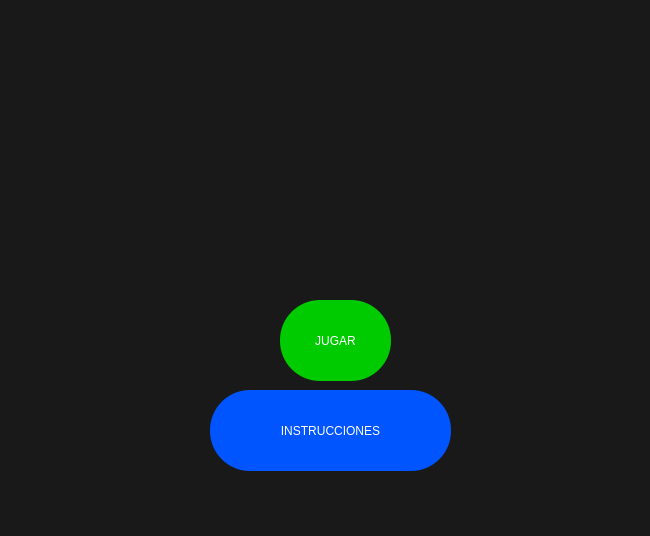
<?xml version="1.0" encoding="UTF-8"?>
<ui version="4.0">
 <class>PrincipalSimon</class>
 <widget class="QMainWindow" name="PrincipalSimon">
  <property name="geometry">
   <rect>
    <x>0</x>
    <y>0</y>
    <width>650</width>
    <height>536</height>
   </rect>
  </property>
  <property name="windowTitle">
   <string>Simon Dice</string>
  </property>
  <property name="windowIcon">
   <iconset>
    <normaloff>logo.jpeg</normaloff>logo.jpeg</iconset>
  </property>
  <property name="styleSheet">
   <string notr="true">background-color: rgb(25, 25, 25);</string>
  </property>
  <widget class="QWidget" name="centralwidget">
   <widget class="QPushButton" name="pushButton">
    <property name="geometry">
     <rect>
      <x>280</x>
      <y>300</y>
      <width>111</width>
      <height>81</height>
     </rect>
    </property>
    <property name="autoFillBackground">
     <bool>false</bool>
    </property>
    <property name="styleSheet">
     <string notr="true">border-radius: 40px;
font: 700 18pt &quot;Segoe UI&quot;;
color: rgb(255, 255, 255);
background-color: rgb(0, 203, 0);</string>
    </property>
    <property name="text">
     <string>JUGAR</string>
    </property>
    <property name="iconSize">
     <size>
      <width>115</width>
      <height>141</height>
     </size>
    </property>
    <property name="default">
     <bool>false</bool>
    </property>
   </widget>
   <widget class="QPushButton" name="pushButton_2">
    <property name="geometry">
     <rect>
      <x>210</x>
      <y>390</y>
      <width>241</width>
      <height>81</height>
     </rect>
    </property>
    <property name="styleSheet">
     <string notr="true">border-radius: 40px;
font: 700 18pt &quot;Segoe UI&quot;;
color: rgb(255, 255, 255);
background-color: rgb(0, 85, 255);</string>
    </property>
    <property name="text">
     <string>INSTRUCCIONES</string>
    </property>
   </widget>
   <widget class="QLabel" name="label">
    <property name="geometry">
     <rect>
      <x>10</x>
      <y>40</y>
      <width>631</width>
      <height>221</height>
     </rect>
    </property>
    <property name="styleSheet">
     <string notr="true">border-image: url(:/simonsays.png);</string>
    </property>
    <property name="text">
     <string/>
    </property>
    <property name="pixmap">
     <pixmap>simonsays.png</pixmap>
    </property>
    <property name="scaledContents">
     <bool>true</bool>
    </property>
   </widget>
  </widget>
  <widget class="QMenuBar" name="menubar">
   <property name="geometry">
    <rect>
     <x>0</x>
     <y>0</y>
     <width>650</width>
     <height>22</height>
    </rect>
   </property>
  </widget>
  <widget class="QStatusBar" name="statusbar"/>
 </widget>
 <resources>
  <include location="Principal.qrc"/>
 </resources>
 <connections/>
</ui>
